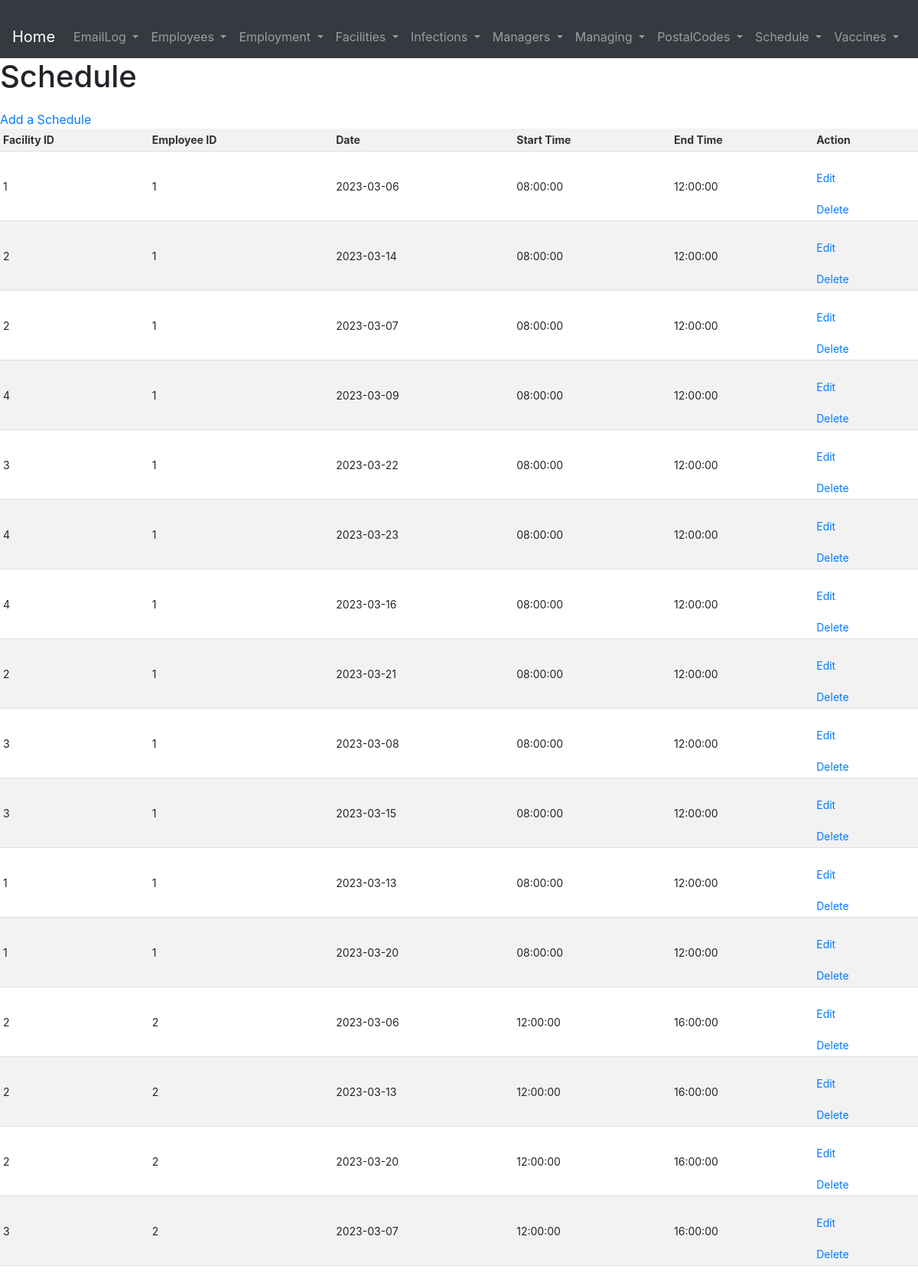
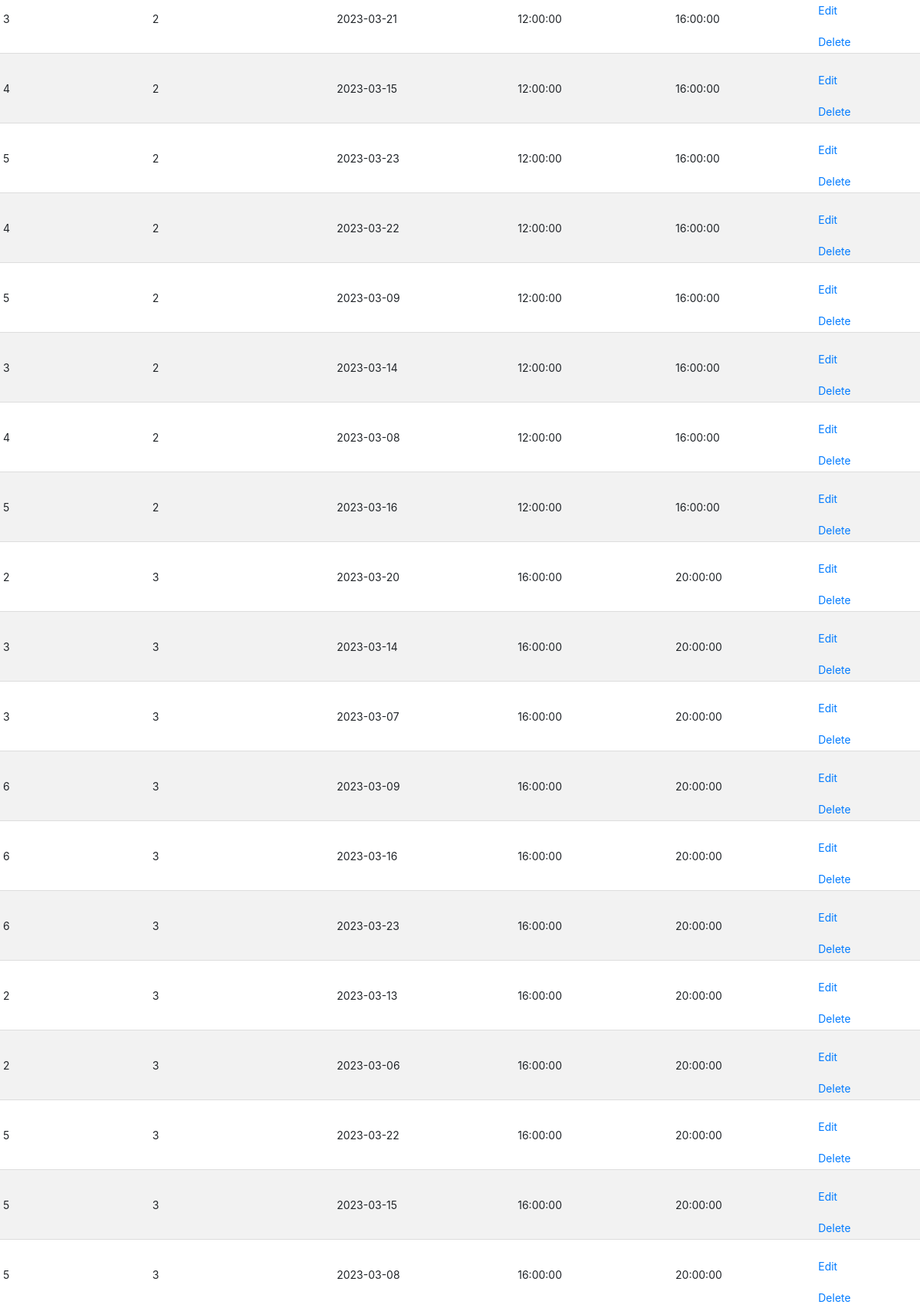
The app's page /pages/Schedule/index.php (upper part) with its own data (2 pictures, top to bottom).
### tables this page shows
CREATE TABLE Schedule (
   FacilityID INT,
   EmployeeID INT,
   Date DATE,
   StartTime TIME,
   EndTime TIME,
   PRIMARY KEY (FacilityID, EmployeeID, Date, StartTime),
   FOREIGN KEY (FacilityID) REFERENCES Facilities(FacilityID),
   FOREIGN KEY (EmployeeID) REFERENCES Employees(EmployeeID),
   CHECK (EndTime >= StartTime)
);

### pages/Schedule/index.php (the view, shortened to what this page needs)
<?php require_once '../../database.php';
    include '../header.php';
if (isset($_GET['employeeID']) && !empty($_GET['employeeID'])) {
    $employeeID = $_GET['employeeID'];
    $result = $conn->query("SELECT * FROM Schedule WHERE EmployeeID = $employeeID");
    $schedules = $result->fetch_all(MYSQLI_ASSOC);
} else {
    $result = $conn->query("SELECT * FROM Schedule ORDER BY EmployeeID");
    $schedules = $result->fetch_all(MYSQLI_ASSOC);
}
?>
<!DOCTYPE html>
<html lang="en">
<head>
    <link rel="stylesheet" href="../../pages/style.css">
</head>
<body>
    <h1>Schedule</h1>
    <a href="./create.php">Add a Schedule</a>
    <?php if (count($schedules) > 0): ?>
        <table>
            <thead>
                <tr>
                    <th>Facility ID</th>
                    <th>Employee ID</th>
                    <th>Date</th>
                    <th>Start Time</th>
                    <th>End Time</th>
                    <th>Action</th>
                </tr>
            </thead>
            <tbody>
                <?php foreach ($schedules as $schedule): ?>
                    <tr>
                        <td><?php echo $schedule['FacilityID']; ?></td>
                        <td><?php echo $schedule['EmployeeID']; ?></td>
                        <td><?php echo $schedule['Date']; ?></td>
                        <td><?php echo $schedule['StartTime']; ?></td>
                        <td><?php echo $schedule['EndTime']; ?></td>
                        <td>
                            <a href="./edit.php?FacilityID=<?=$schedule['FacilityID'];?>&EmployeeID=<?=$schedule['EmployeeID'];?>&Date=<?=$schedule['Date'];?>&StartTime=<?=$schedule['StartTime'];?>">Edit</a>
                            <a href="./delete.php?FacilityID=<?=$schedule['FacilityID'];?>&EmployeeID=<?=$schedule['EmployeeID'];?>&Date=<?=$schedule['Date'];?>&StartTime=<?=$schedule['StartTime'];?>">Delete</a>
                        </td>
                    </tr>
                <?php endforeach; ?>
            </tbody>
        </table>
    <?php else: ?>
        <p>No schedules found.</p>
    <?php endif; ?>
    <br>
</body>
</html>

### pages/style.css (style rules this page uses)
table { border-collapse: collapse; width: 100%; margin-top: 20px auto; }
th, td { padding: 4px; text-align: left; border-bottom: 1px solid #ddd; font-size: 14px; }
th { background-color: #f2f2f2; color: #333; font-weight: bold; }
tr:nth-child(even) { background-color: #f2f2f2; }
a { display: block; margin-top: 20px; }

### records on screen
schedule: FacilityID "1", EmployeeID "1", Date "2023-03-06", StartTime "08:00:00", EndTime "12:00:00"
schedule: FacilityID "2", EmployeeID "1", Date "2023-03-14", StartTime "08:00:00", EndTime "12:00:00"
schedule: FacilityID "2", EmployeeID "1", Date "2023-03-07", StartTime "08:00:00", EndTime "12:00:00"
schedule: FacilityID "4", EmployeeID "1", Date "2023-03-09", StartTime "08:00:00", EndTime "12:00:00"
schedule: FacilityID "3", EmployeeID "1", Date "2023-03-22", StartTime "08:00:00", EndTime "12:00:00"
schedule: FacilityID "4", EmployeeID "1", Date "2023-03-23", StartTime "08:00:00", EndTime "12:00:00"
schedule: FacilityID "4", EmployeeID "1", Date "2023-03-16", StartTime "08:00:00", EndTime "12:00:00"
schedule: FacilityID "2", EmployeeID "1", Date "2023-03-21", StartTime "08:00:00", EndTime "12:00:00"
schedule: FacilityID "3", EmployeeID "1", Date "2023-03-08", StartTime "08:00:00", EndTime "12:00:00"
schedule: FacilityID "3", EmployeeID "1", Date "2023-03-15", StartTime "08:00:00", EndTime "12:00:00"
schedule: FacilityID "1", EmployeeID "1", Date "2023-03-13", StartTime "08:00:00", EndTime "12:00:00"
schedule: FacilityID "1", EmployeeID "1", Date "2023-03-20", StartTime "08:00:00", EndTime "12:00:00"
schedule: FacilityID "2", EmployeeID "2", Date "2023-03-06", StartTime "12:00:00", EndTime "16:00:00"
schedule: FacilityID "2", EmployeeID "2", Date "2023-03-13", StartTime "12:00:00", EndTime "16:00:00"
schedule: FacilityID "2", EmployeeID "2", Date "2023-03-20", StartTime "12:00:00", EndTime "16:00:00"
schedule: FacilityID "3", EmployeeID "2", Date "2023-03-07", StartTime "12:00:00", EndTime "16:00:00"
schedule: FacilityID "3", EmployeeID "2", Date "2023-03-21", StartTime "12:00:00", EndTime "16:00:00"
schedule: FacilityID "4", EmployeeID "2", Date "2023-03-15", StartTime "12:00:00", EndTime "16:00:00"
schedule: FacilityID "5", EmployeeID "2", Date "2023-03-23", StartTime "12:00:00", EndTime "16:00:00"
schedule: FacilityID "4", EmployeeID "2", Date "2023-03-22", StartTime "12:00:00", EndTime "16:00:00"
schedule: FacilityID "5", EmployeeID "2", Date "2023-03-09", StartTime "12:00:00", EndTime "16:00:00"
schedule: FacilityID "3", EmployeeID "2", Date "2023-03-14", StartTime "12:00:00", EndTime "16:00:00"
schedule: FacilityID "4", EmployeeID "2", Date "2023-03-08", StartTime "12:00:00", EndTime "16:00:00"
schedule: FacilityID "5", EmployeeID "2", Date "2023-03-16", StartTime "12:00:00", EndTime "16:00:00"
schedule: FacilityID "2", EmployeeID "3", Date "2023-03-20", StartTime "16:00:00", EndTime "20:00:00"
schedule: FacilityID "3", EmployeeID "3", Date "2023-03-14", StartTime "16:00:00", EndTime "20:00:00"
schedule: FacilityID "3", EmployeeID "3", Date "2023-03-07", StartTime "16:00:00", EndTime "20:00:00"
schedule: FacilityID "6", EmployeeID "3", Date "2023-03-09", StartTime "16:00:00", EndTime "20:00:00"
schedule: FacilityID "6", EmployeeID "3", Date "2023-03-16", StartTime "16:00:00", EndTime "20:00:00"
schedule: FacilityID "6", EmployeeID "3", Date "2023-03-23", StartTime "16:00:00", EndTime "20:00:00"
schedule: FacilityID "2", EmployeeID "3", Date "2023-03-13", StartTime "16:00:00", EndTime "20:00:00"
schedule: FacilityID "2", EmployeeID "3", Date "2023-03-06", StartTime "16:00:00", EndTime "20:00:00"
schedule: FacilityID "5", EmployeeID "3", Date "2023-03-22", StartTime "16:00:00", EndTime "20:00:00"
schedule: FacilityID "5", EmployeeID "3", Date "2023-03-15", StartTime "16:00:00", EndTime "20:00:00"
schedule: FacilityID "5", EmployeeID "3", Date "2023-03-08", StartTime "16:00:00", EndTime "20:00:00"
